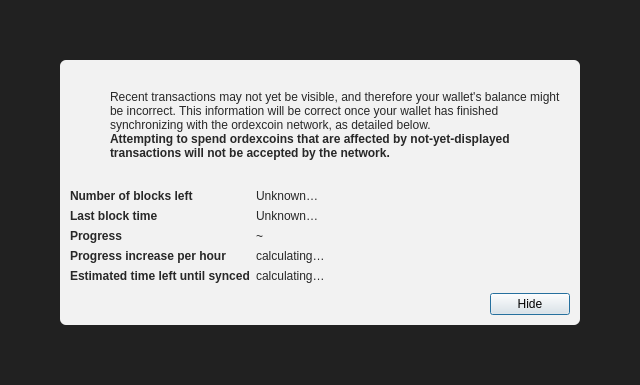
<?xml version="1.0" encoding="UTF-8"?>
<ui version="4.0">
 <class>ModalOverlay</class>
 <widget class="QWidget" name="ModalOverlay">
  <property name="geometry">
   <rect>
    <x>0</x>
    <y>0</y>
    <width>640</width>
    <height>385</height>
   </rect>
  </property>
  <property name="windowTitle">
   <string>Form</string>
  </property>
  <layout class="QVBoxLayout" name="verticalLayout" stretch="0">
   <property name="sizeConstraint">
    <enum>QLayout::SetDefaultConstraint</enum>
   </property>
   <property name="leftMargin">
    <number>0</number>
   </property>
   <property name="topMargin">
    <number>0</number>
   </property>
   <property name="rightMargin">
    <number>0</number>
   </property>
   <property name="bottomMargin">
    <number>0</number>
   </property>
   <item>
    <widget class="QWidget" name="bgWidget" native="true">
     <property name="styleSheet">
      <string notr="true">#bgWidget { background: rgba(0,0,0,220); }</string>
     </property>
     <layout class="QVBoxLayout" name="verticalLayoutMain" stretch="1">
      <property name="leftMargin">
       <number>60</number>
      </property>
      <property name="topMargin">
       <number>60</number>
      </property>
      <property name="rightMargin">
       <number>60</number>
      </property>
      <property name="bottomMargin">
       <number>60</number>
      </property>
      <item>
       <widget class="QWidget" name="contentWidget" native="true">
        <property name="styleSheet">
         <string notr="true">#contentWidget { background: rgba(255,255,255,240); border-radius: 6px; }

QLabel { color: rgb(40,40,40);  }</string>
        </property>
        <layout class="QVBoxLayout" name="verticalLayoutSub" stretch="1,0,0,0">
         <property name="spacing">
          <number>0</number>
         </property>
         <property name="leftMargin">
          <number>10</number>
         </property>
         <property name="topMargin">
          <number>10</number>
         </property>
         <property name="rightMargin">
          <number>10</number>
         </property>
         <property name="bottomMargin">
          <number>10</number>
         </property>
         <item>
          <layout class="QHBoxLayout" name="horizontalLayoutIconText" stretch="0,1">
           <property name="topMargin">
            <number>20</number>
           </property>
           <item>
            <layout class="QVBoxLayout" name="verticalLayoutIcon">
             <property name="leftMargin">
              <number>0</number>
             </property>
             <item>
              <widget class="QPushButton" name="warningIcon">
               <property name="enabled">
                <bool>false</bool>
               </property>
               <property name="text">
                <string/>
               </property>
               <property name="icon">
                <iconset>
                 <normaloff>:/icons/warning</normaloff>
                 <disabledoff>:/icons/warning</disabledoff>:/icons/warning</iconset>
               </property>
               <property name="iconSize">
                <size>
                 <width>48</width>
                 <height>48</height>
                </size>
               </property>
               <property name="flat">
                <bool>true</bool>
               </property>
              </widget>
             </item>
             <item>
              <spacer name="verticalSpacerWarningIcon">
               <property name="orientation">
                <enum>Qt::Vertical</enum>
               </property>
               <property name="sizeHint" stdset="0">
                <size>
                 <width>20</width>
                 <height>40</height>
                </size>
               </property>
              </spacer>
             </item>
            </layout>
           </item>
           <item>
            <layout class="QVBoxLayout" name="verticalLayoutInfoText">
             <property name="leftMargin">
              <number>0</number>
             </property>
             <property name="topMargin">
              <number>0</number>
             </property>
             <item>
              <widget class="QLabel" name="infoText">
               <property name="text">
                <string>Recent transactions may not yet be visible, and therefore your wallet's balance might be incorrect. This information will be correct once your wallet has finished synchronizing with the ordexcoin network, as detailed below.</string>
               </property>
               <property name="textFormat">
                <enum>Qt::RichText</enum>
               </property>
               <property name="wordWrap">
                <bool>true</bool>
               </property>
              </widget>
             </item>
             <item>
              <widget class="QLabel" name="infoTextStrong">
               <property name="font">
                <font>
                 <weight>75</weight>
                 <bold>true</bold>
                </font>
               </property>
               <property name="text">
                <string>Attempting to spend ordexcoins that are affected by not-yet-displayed transactions will not be accepted by the network.</string>
               </property>
               <property name="textFormat">
                <enum>Qt::RichText</enum>
               </property>
               <property name="wordWrap">
                <bool>true</bool>
               </property>
              </widget>
             </item>
             <item>
              <spacer name="verticalSpacerInTextSpace">
               <property name="orientation">
                <enum>Qt::Vertical</enum>
               </property>
               <property name="sizeHint" stdset="0">
                <size>
                 <width>20</width>
                 <height>40</height>
                </size>
               </property>
              </spacer>
             </item>
            </layout>
           </item>
          </layout>
         </item>
         <item>
          <spacer name="verticalSpacerAfterText">
           <property name="orientation">
            <enum>Qt::Vertical</enum>
           </property>
           <property name="sizeHint" stdset="0">
            <size>
             <width>20</width>
             <height>40</height>
            </size>
           </property>
          </spacer>
         </item>
         <item>
          <layout class="QFormLayout" name="formLayout">
           <property name="fieldGrowthPolicy">
            <enum>QFormLayout::FieldsStayAtSizeHint</enum>
           </property>
           <property name="horizontalSpacing">
            <number>6</number>
           </property>
           <property name="verticalSpacing">
            <number>6</number>
           </property>
           <property name="topMargin">
            <number>10</number>
           </property>
           <item row="0" column="0">
            <widget class="QLabel" name="labelNumberOfBlocksLeft">
             <property name="font">
              <font>
               <weight>75</weight>
               <bold>true</bold>
              </font>
             </property>
             <property name="text">
              <string>Number of blocks left</string>
             </property>
            </widget>
           </item>
           <item row="0" column="1">
            <widget class="QLabel" name="numberOfBlocksLeft">
             <property name="text">
              <string>Unknown…</string>
             </property>
            </widget>
           </item>
           <item row="1" column="0">
            <widget class="QLabel" name="labelLastBlockTime">
             <property name="font">
              <font>
               <weight>75</weight>
               <bold>true</bold>
              </font>
             </property>
             <property name="text">
              <string>Last block time</string>
             </property>
            </widget>
           </item>
           <item row="1" column="1">
            <widget class="QLabel" name="newestBlockDate">
             <property name="sizePolicy">
              <sizepolicy hsizetype="Maximum" vsizetype="Preferred">
               <horstretch>0</horstretch>
               <verstretch>0</verstretch>
              </sizepolicy>
             </property>
             <property name="text">
              <string>Unknown…</string>
             </property>
            </widget>
           </item>
           <item row="2" column="0">
            <widget class="QLabel" name="labelSyncDone">
             <property name="font">
              <font>
               <weight>75</weight>
               <bold>true</bold>
              </font>
             </property>
             <property name="text">
              <string>Progress</string>
             </property>
            </widget>
           </item>
           <item row="2" column="1">
            <layout class="QHBoxLayout" name="horizontalLayoutSync" stretch="0,1">
             <item>
              <widget class="QLabel" name="percentageProgress">
               <property name="text">
                <string notr="true">~</string>
               </property>
              </widget>
             </item>
            </layout>
           </item>
           <item row="4" column="0">
            <widget class="QLabel" name="labelProgressIncrease">
             <property name="font">
              <font>
               <weight>75</weight>
               <bold>true</bold>
              </font>
             </property>
             <property name="text">
              <string>Progress increase per hour</string>
             </property>
            </widget>
           </item>
           <item row="4" column="1">
            <widget class="QLabel" name="progressIncreasePerH">
             <property name="text">
              <string>calculating…</string>
             </property>
            </widget>
           </item>
           <item row="5" column="0">
            <widget class="QLabel" name="labelEstimatedTimeLeft">
             <property name="font">
              <font>
               <weight>75</weight>
               <bold>true</bold>
              </font>
             </property>
             <property name="text">
              <string>Estimated time left until synced</string>
             </property>
            </widget>
           </item>
           <item row="5" column="1">
            <widget class="QLabel" name="expectedTimeLeft">
             <property name="text">
              <string>calculating…</string>
             </property>
            </widget>
           </item>
          </layout>
         </item>
         <item>
          <layout class="QHBoxLayout" name="horizontalLayoutButtons">
           <property name="leftMargin">
            <number>10</number>
           </property>
           <property name="topMargin">
            <number>10</number>
           </property>
           <item>
            <spacer name="horizontalSpacer">
             <property name="orientation">
              <enum>Qt::Horizontal</enum>
             </property>
             <property name="sizeHint" stdset="0">
              <size>
               <width>40</width>
               <height>20</height>
              </size>
             </property>
            </spacer>
           </item>
           <item>
            <widget class="QPushButton" name="closeButton">
             <property name="text">
              <string>Hide</string>
             </property>
             <property name="shortcut">
              <string>Esc</string>
             </property>
             <property name="focusPolicy">
              <enum>Qt::StrongFocus</enum>
             </property>
             <property name="default">
              <bool>true</bool>
             </property>
            </widget>
           </item>
          </layout>
         </item>
        </layout>
       </widget>
      </item>
     </layout>
    </widget>
   </item>
  </layout>
 </widget>
 <resources/>
 <connections/>
</ui>
